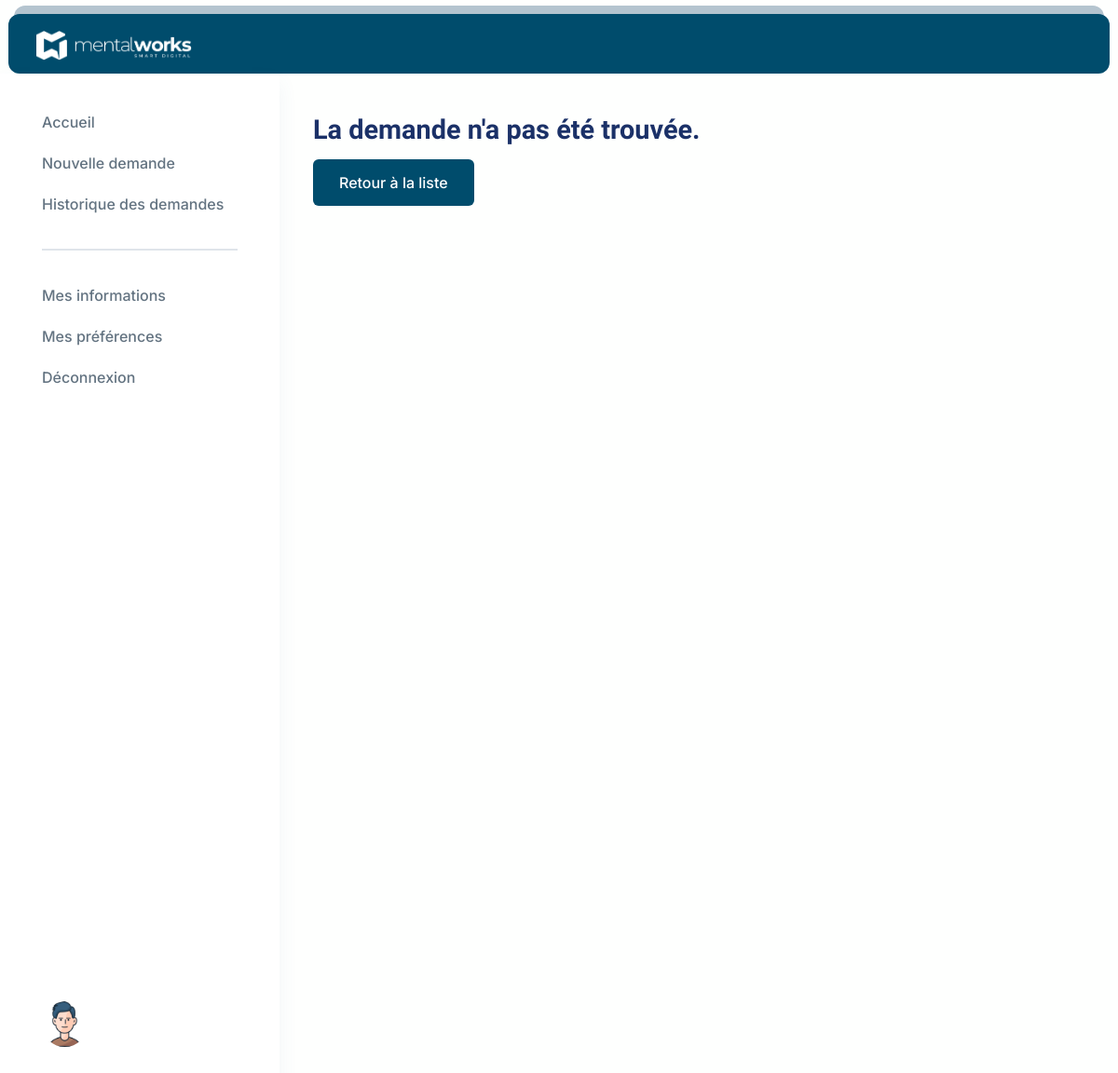
Before: /afficher_ma_demande.php with the older database file.
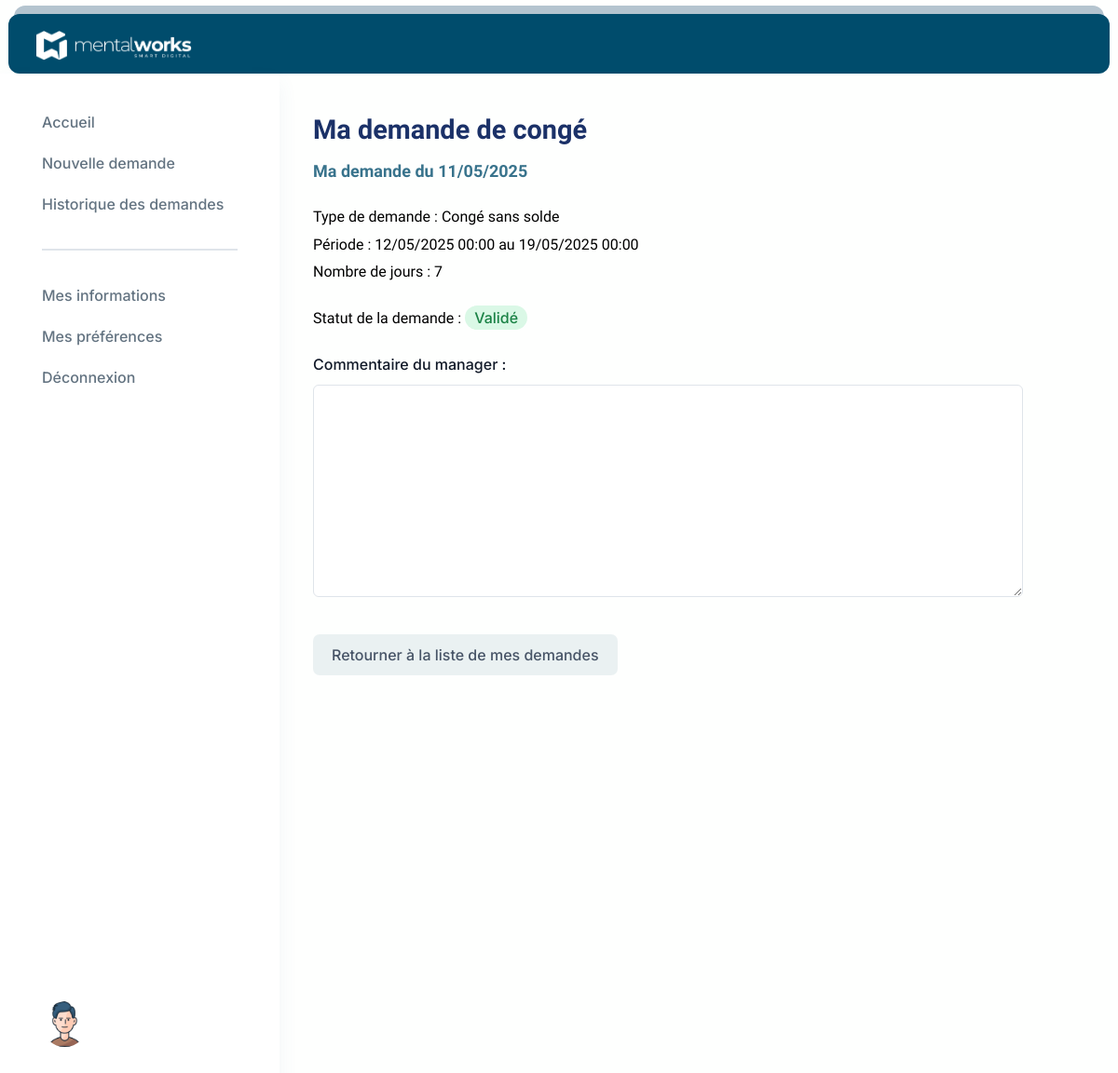
After: the same page with the newer database file.
### tables this page shows
CREATE TABLE `request` (
  `id` int(8) NOT NULL,
  `request_type_id` int(8) NOT NULL,
  `collaborator_id` int(8) NOT NULL,
  `department_id` int(8) DEFAULT NULL,
  `created_at` datetime(6) NOT NULL,
  `start_at` datetime(6) NOT NULL,
  `end_at` datetime(6) NOT NULL,
  `receipt_file` varchar(500) DEFAULT NULL,
  `comment` text DEFAULT NULL,
  `answer_comment` text DEFAULT NULL,
  `answer` tinyint(1) DEFAULT NULL,
  `answer_at` datetime(6) DEFAULT NULL
);

CREATE TABLE `request_type` (
  `id` int(8) NOT NULL,
  `name` varchar(30) NOT NULL
);

### afficher_ma_demande.php (the view)
<?php
        include "includes/collab-menu.php";
        include "includes/database.php";
?>
<div class="History">
<?php
        $id_demande = 1;
        $requete = $connexion->prepare('
		SELECT d.request_type_id, d.created_at, d.start_at, DATEDIFF(start_at, end_at) as DateDiff, d.end_at, d.answer_comment, d.answer, d.id AS request, t.name AS request_type
		FROM request d, request_type t
		WHERE d.request_type_id = t.id
		AND d.id = :id_demande
	');
        $requete->bindParam(":id_demande", $id_demande);
	$requete->execute();
	$demande = $requete->fetch(\PDO::FETCH_ASSOC);
	if ($demande === false) {
		echo '<h1>La demande n\'a pas été trouvée.</h1>';
		echo '<button class="dark-button"><a href="index.php">Retour à la liste</a></button>';
		exit;
	}
        $type_demande = $demande["request_type"];
        $date_creation = $demande["created_at"];
        $date_debut = $demande["start_at"];
        $date_fin = $demande["end_at"];
        $duree = $demande["DateDiff"];
        $commentaire = $demande["answer_comment"];
        $reponse = $demande["answer"];
?>
<h1>Ma demande de congé</h1>
<h3>Ma demande du <?php echo date("d/m/Y", strtotime($date_creation)); ?></h3>
<p class="text-no-margin">Type de demande : <?php echo $type_demande; ?></p>
<p class="text-low-margin">Période : <?php echo date("d/m/Y H:i", strtotime($date_debut))." au ".date("d/m/Y H:i", strtotime($date_fin)); ?></p>
<p class="text-no-margin">Nombre de jours : <?php
if ($duree < 0){
        $duree = $duree * -1;
        echo $duree;
} else{
        echo $duree;
}
?></p>
<p>Statut de la demande : <?php
if (!isset($reponse)){
        echo "<span class='pending'>En attente</span>";
} elseif ($reponse == 1){
        echo "<span class='confirmed'>Validé</span>";
} elseif ($reponse == 0){
        echo "<span class='denied'>Refusé</span>";
};
?>
</p>
<?php
if(isset($reponse)){
        echo "<label class='label-field' for='commentaire'>Commentaire du manager :</label>
        <textarea name='commentaire' readonly class='placeholder textarea-comment' placeholder='".$commentaire."'></textarea>";
        echo "<button class='light-button'><a>Retourner à la liste de mes demandes</a></button>";
} elseif(!isset($reponse)){
        echo "<div class='title-with-button'>
                <button class='light-button'><a>Retourner à la liste de mes demandes</a></button>
                <button class='alt-dark-button'><a href='modifier-ma-demande.php?id=".$id_demande."'>Modifier ma demande</a></button>
        </div>";
};
?>
</div>
</div>
<?php
        include "includes/footer.php";
?>

Changed rows visible on the page:
added request: created_at "11/05/2025", request_type.name "Congé sans solde", start_at "12/05/2025 00:00", end_at "19/05/2025 00:00"
Other visible differences:
$duree: (not shown) → "7"
text no longer shown: "La demande n ' a pas été trouvée. Retour à la liste"
text now shown: "Ma demande de congé Ma demande du Type de demande : Période : au Nombre de jours : Statut de la demande : Validé Commentaire du manager : Retourner à la liste de mes demandes"
